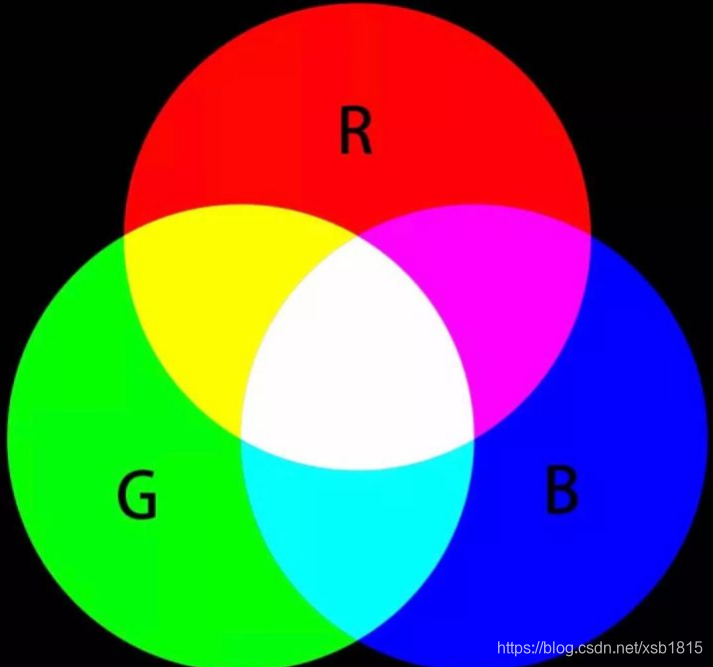
#> input picture CLASS/CLASS_3/Test2/image.png, 713 x 667 px
$ python detect.py
#> lines starting #> are read from the running program, lines starting #| are printed output that depends on the picture
import cv2
import numpy as np

# 读取图像（OpenCV默认读取为BGR格式）
img_bgr = cv2.imread("image.png")
#> img_bgr is the input picture: shape (667, 713, 3); mean B, G, R 93.6, 91.9, 93

# # 转换为RGB格式
img_rgb = cv2.cvtColor(img_bgr, cv2.COLOR_BGR2RGB)

# 分离RGB通道
r, g, b = cv2.split(img_rgb)
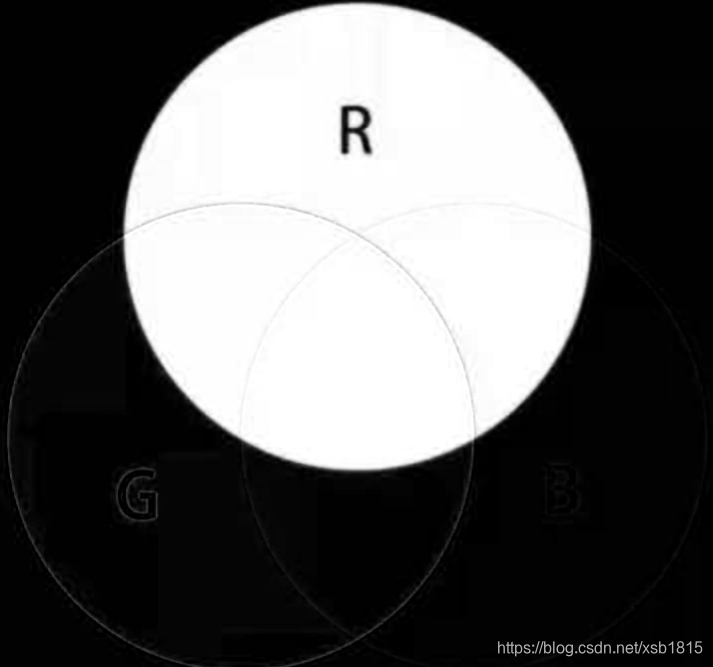
#> r: shape (667, 713); min 0, max 255, mean 93
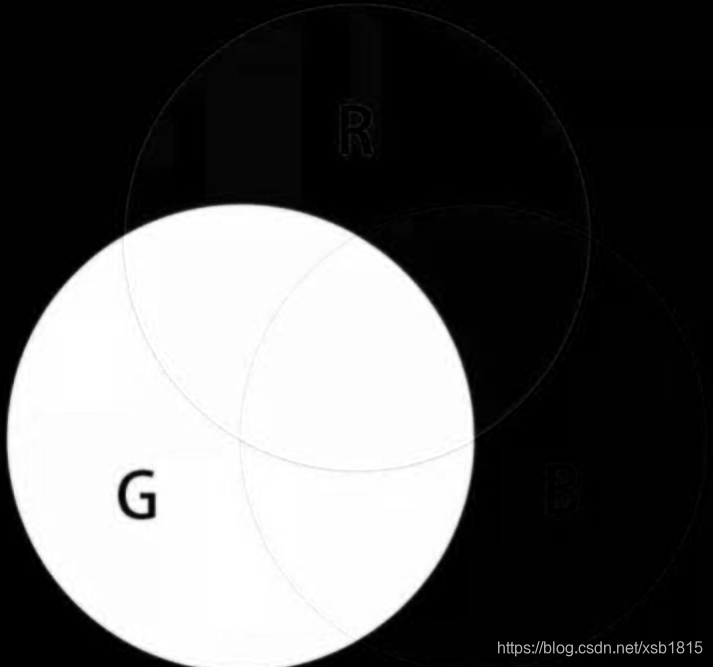
#> g: shape (667, 713); min 0, max 255, mean 91.9
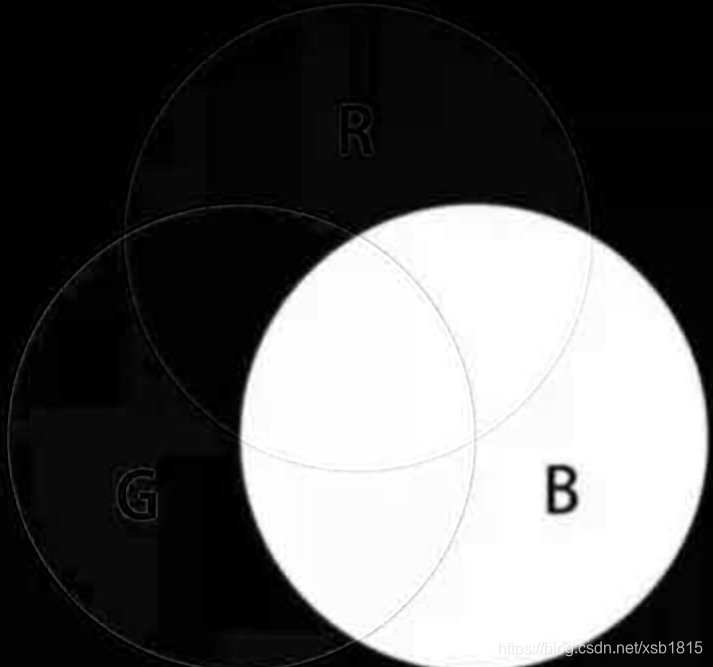
#> b: shape (667, 713); min 0, max 255, mean 93.6

# 合并RGB通道
img_red = cv2.merge([r, g, b])

# 显示图像
cv2.imshow("Original Image", img_bgr)
cv2.imshow("Red Image", img_red)
cv2.waitKey(0)
cv2.destroyAllWindows()
